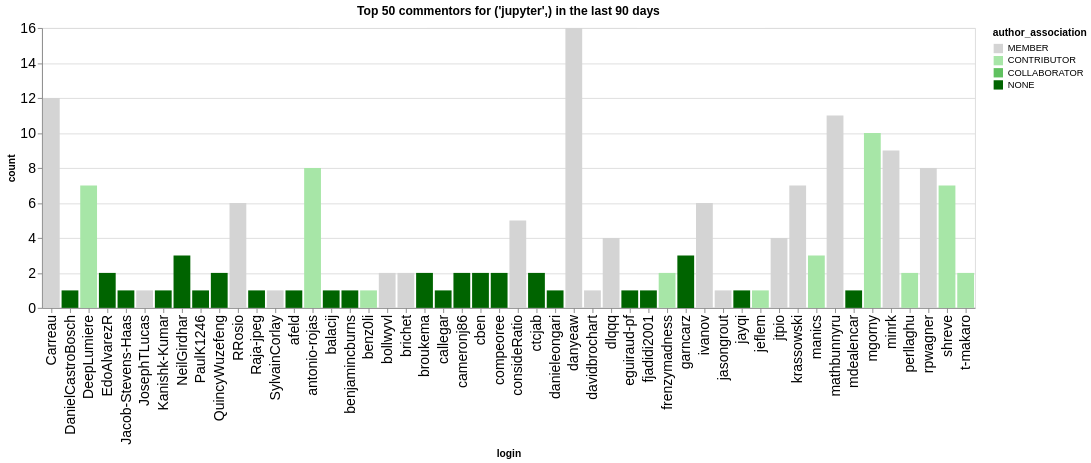

Notebook code cell kept with this figure:
### Code cell
n_plot = 50
charts = []
for ii, (iorg, idata) in enumerate(commentors.groupby(['org'])):
    title = f"Top {n_plot} commentors for {iorg} in the last {n_days} days"
    idata = idata.groupby('login', as_index=False).agg({'count': 'sum', 'author_association': 'first'})
    idata = idata.sort_values('count', ascending=False).head(n_plot)
    ch = alt.Chart(data=idata.head(n_plot), title=title).mark_bar().encode(
        x='login',
        y='count',
        color=alt.Color('author_association', scale=alt.Scale(domain=author_types, range=author_colors))
    )
    charts.append(ch)
alt.hconcat(*charts)

### Figure 1 — Vega-Lite specification as saved in the notebook (floating-point values rounded to 4 significant figures)
{"config": {"axisLeft": {"labelFontSize": 15}, "axisBottom": {"labelFontSize": 15}}, "hconcat": [{"mark": {"type": "bar"}, "encoding": {"color": {"field": "author_association", "scale": {"domain": ["MEMBER", "CONTRIBUTOR", "COLLABORATOR", "NONE"], "range": ["rgb(211.82745098039214, 211.82745098039214, 211.82745098039214)", "rgb(166.98562091503268, 229.89803921568628, 166.98562091503268)", "rgb(96.37647058823529, 192.75294117647059, 96.37647058823529)", "rgb(0.0, 100.3921568627451, 0.0)"]}, "type": "nominal"}, "x": {"field": "login", "type": "nominal"}, "y": {"field": "count", "type": "quantitative"}}, "title": "Top 50 commentors for ('jupyter',) in the last 90 days"}], "data": {"name": "data-d15a46681219fcdfa5700fddd15c85fc"}, "$schema": "https://vega.github.io/schema/vega-lite/v5.20.1.json", "datasets": {"data-d15a46681219fcdfa5700fddd15c85fc": [{"login": "danyeaw", "count": 16, "author_association": "MEMBER"}, {"login": "Carreau", "count": 12, "author_association": "MEMBER"}, {"login": "mathbunnyru", "count": 11, "author_association": "MEMBER"}, {"login": "mgorny", "count": 10, "author_association": "CONTRIBUTOR"}, {"login": "minrk", "count": 9, "author_association": "MEMBER"}, {"login": "rpwagner", "count": 8, "author_association": "MEMBER"}, {"login": "antonio-rojas", "count": 8, "author_association": "CONTRIBUTOR"}, {"login": "DeepLumiere", "count": 7, "author_association": "CONTRIBUTOR"}, {"login": "krassowski", "count": 7, "author_association": "MEMBER"}, {"login": "shreve", "count": 7, "author_association": "CONTRIBUTOR"}, {"login": "ivanov", "count": 6, "author_association": "MEMBER"}, {"login": "RRosio", "count": 6, "author_association": "MEMBER"}, {"login": "consideRatio", "count": 5, "author_association": "MEMBER"}, {"login": "jtpio", "count": 4, "author_association": "MEMBER"}, {"login": "dlqqq", "count": 4, "author_association": "MEMBER"}, {"login": "NeilGirdhar", "count": 3, "author_association": "NONE"}, {"login": "manics", "count": 3, "author_association": "CONTRIBUTOR"}, {"login": "garncarz", "count": 3, "author_association": "NONE"}, {"login": "broukema", "count": 2, "author_association": "NONE"}, {"login": "cameronj86", "count": 2, "author_association": "NONE"}, {"login": "frenzymadness", "count": 2, "author_association": "CONTRIBUTOR"}, {"login": "t-makaro", "count": 2, "author_association": "CONTRIBUTOR"}, {"login": "perllaghu", "count": 2, "author_association": "CONTRIBUTOR"}, {"login": "brichet", "count": 2, "author_association": "MEMBER"}, {"login": "EdoAlvarezR", "count": 2, "author_association": "NONE"}, {"login": "bollwyvl", "count": 2, "author_association": "MEMBER"}, {"login": "QuincyWuzefeng", "count": 2, "author_association": "NONE"}, {"login": "ctcjab", "count": 2, "author_association": "NONE"}, {"login": "compeoree", "count": 2, "author_association": "NONE"}, {"login": "cben", "count": 2, "author_association": "NONE"}, {"login": "benjamincburns", "count": 1, "author_association": "NONE"}, {"login": "afeld", "count": 1, "author_association": "NONE"}, {"login": "balacij", "count": 1, "author_association": "NONE"}, {"login": "fjadidi2001", "count": 1, "author_association": "NONE"}, {"login": "eguiraud-pf", "count": 1, "author_association": "NONE"}, {"login": "davidbrochart", "count": 1, "author_association": "MEMBER"}, {"login": "danieleongari", "count": 1, "author_association": "NONE"}, {"login": "benz0li", "count": 1, "author_association": "CONTRIBUTOR"}, {"login": "callegar", "count": 1, "author_association": "NONE"}, {"login": "Jacob-Stevens-Haas", "count": 1, "author_association": "NONE"}, {"login": "DanielCastroBosch", "count": 1, "author_association": "NONE"}, {"login": "PaulK1246", "count": 1, "author_association": "NONE"}, {"login": "Kanishk-Kumar", "count": 1, "author_association": "NONE"}, {"login": "JosephTLucas", "count": 1, "author_association": "MEMBER"}, {"login": "Raja-jpeg", "count": 1, "author_association": "NONE"}, {"login": "SylvainCorlay", "count": 1, "author_association": "MEMBER"}, {"login": "jeflem", "count": 1, "author_association": "CONTRIBUTOR"}, {"login": "jasongrout", "count": 1, "author_association": "MEMBER"}, {"login": "jayqi", "count": 1, "author_association": "NONE"}, {"login": "mdealencar", "count": 1, "author_association": "NONE"}]}}
